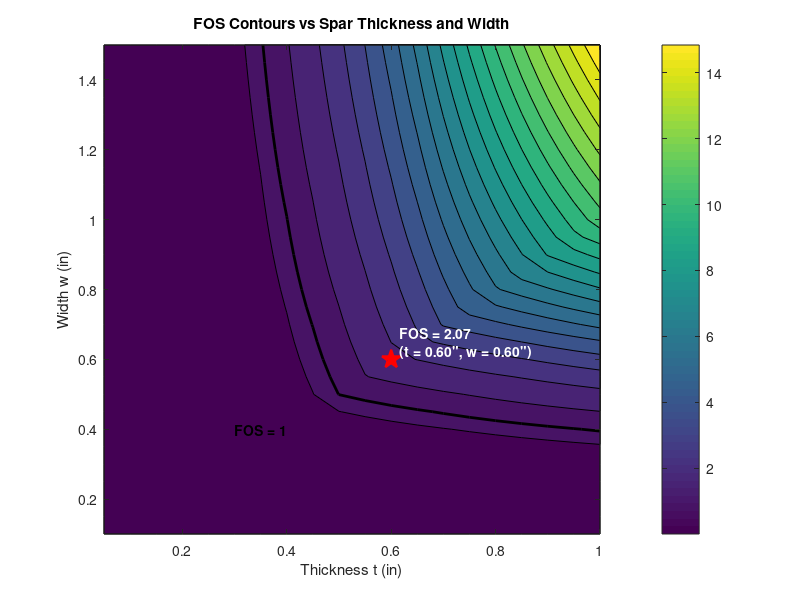

Source code (MATLAB): (Note: this script raises an error after producing the figure.)
%% Analysis for Airbrakes Structural Spars: Buckling Failure
% Group: SARP, University of Washington
clear all;
clc;
%% Assumptions and Limitations
% Load case is max bending moment @ max q plus liftoff thrust (max axial).
% Most conservative case, as these two don't occur at the same instant
% All calculations are for a single spar assuming a constant stress over
% the face. Cases where the bending moment is not applied directly over a
% pair of spars. i.e. the rocket is slightly rotated, are not accounted
% for. 
%% Inputs
D = 6; % diameter of rocket
L = 13.6; % Length of spar
MaxMoment = 3330; % Expected Aerodynamic Bending Load at aft bulkhead (lbf-in)
MaxAxial = 1557;  % Max axial compressive load (lbf)
UltStrength = 4610; % ultimate tensile strength in lbf per fastener
%% Geometry Parameters and Loads
t = 0.05:0.05:1.0; % Thickness range  of spar
w = 0.1:0.05:1.5; % Width range of spar (radially)
[T, W] = meshgrid(t, w); % T: each row is a copy of t. W: each column is a copy of. Allows us to test all combos of t, w
y0 = 3 - W./2; % offset of spar from center
A = T .* W; % Finding the Area of the cross section
Ix = (1/12).*T.*W.^3 + A.*y0.^2; % Calcuating area moment of inertia of the beam relative to rocket longitudinal axis
MaxStress = (MaxMoment .* y0) ./ Ix; % Compressive stress caused by aerodynamic bending @ max Q
MaxLoad   = MaxAxial + (MaxStress .* A); % Compressive force on Spar (different for each possible size)
%% Buckling critical load
E = 10e6; % Elasticity Modulus (6061-T6) (psi)
yield = 40000; % Tensile Yield Strength (6061-T6) (psi)
K = 1; % effective length factor; recommended design point for pin-pin
Le = K * L; % effective length
I_t = (1/12).*T.*W.^3; % Calculating moment of inertia of the beam about thickness axis
I_w = (1/12).*T.^3 .*W; % Moment of inertia for beam about radial width axis

for i=1:size(I_t,1) % rows
    for j=1:size(I_t, 2) % cols
        I(i,j) = min(I_t(i,j), I_w(i,j)); % smallest I for each possible shape
    end
end

r = sqrt(I ./ A); % radius of gyration
S = Le ./ r; % slenderness ratio
Scomp = sqrt(2*pi^2*E/yield); % Determination of whether or not to use Euler's Buckling Theorem or Johnson's Formula (Calculating the Slenderness)
% Element-wise selection: use Euler where S > Scomp, Johnson otherwise
% F is critical load
useEuler = S > Scomp; % binary matrix that shows where statement is true (1)
F = nan(size(S)); % empty matrix of all NaN; size matches meshgrid
F(useEuler)  = pi^2 * E .* I(useEuler) ./ Le.^2; % Euler's Buckling theorem; (useEuler) auto applies to elements where Euler is true
F(~useEuler) = A(~useEuler) .* (yield - ((yield .* Le)./(2*pi.*r(~useEuler))).^2 .* (1/E)); % Johnson's Formula (applies where Euler is false)
FOS = F ./ MaxLoad; % Calculating the Factor of Safety
%% Plot
figure
contourf(T, W, FOS, 20)
colorbar
xlabel('Thickness t (in)')
ylabel('Width w (in)')
title('FOS Contours vs Spar Thickness and Width')
% Highlights FOS = 1 boundary
hold on
contour(T, W, FOS, [1 1], 'k', 'LineWidth', 2)
text(0.3,0.4,'FOS = 1','Color','k','FontWeight','bold')
% Mark FOS at the design point: t = ", w = "
t_mark = 0.6;
w_mark = 0.6;
FOS_mark = interp2(T, W, FOS, t_mark, w_mark);   % FOS at the chosen geometry
plot(t_mark, w_mark, 'rp', 'MarkerSize', 14, ...
    'MarkerFaceColor', 'r', 'LineWidth', 1.5)
text(t_mark, w_mark, ...
    sprintf('  FOS = %.2f\n  (t = %.2f", w = %.2f")', FOS_mark, t_mark, w_mark), ...
    'Color', 'w', 'FontWeight', 'bold', ...
    'VerticalAlignment', 'bottom')
hold off
MOS_mark = (FOS_mark/2) - 1; % Margin of safety, using 2 as SARP baseline for analytical analysis only
%% Tensile Bolt Stress
% One bolt per-spar for 4 spars; data taken from SAE table in 'Sockeye Bulkhead Config
% Sheet'
MaxTensileBend = interp2(T, W, MaxLoad, t_mark, w_mark); % max load from bending; average over spar for one spar
TotalTensileLoad = MaxTensileBend - MaxAxial; % per-fastener. Difference in tensile bending in 2 spars and axial compression in all four
TensileFOS = UltStrength / TotalTensileLoad;
%% Console summary at the design point
fprintf('--- Design point (t = %.2f", w = %.2f") ---\n', t_mark, w_mark);
fprintf('Max applied load   : %.2f lbf\n', interp2(T, W, MaxLoad, t_mark, w_mark));
fprintf('Buckling capacity  : %.2f lbf\n', interp2(T, W, F,        t_mark, w_mark));
fprintf('Factor of Safety   : %.2f\n',     FOS_mark);
fprintf('Margin of Safety   : %.2f\n', MOS_mark);
fprintf('Tensile Bolt FOS   : %.2f\n', TensileFOS);
%% Export data for sheets
Tcol = T(:);
Wcol = W(:);
FOScol = FOS(:);
MaxLoadCol = MaxLoad(:);
BucklingLoadCol = F(:);
DataTable = table(Tcol, Wcol, FOScol, MaxLoadCol, BucklingLoadCol, ...
    'VariableNames', {'Thickness_in','Width_in','FOS','MaxLoad_lbf','BucklingLoad_lbf'});
writetable(DataTable, 'spar_FOS_results.csv');

%% References
% https://mechanicalc.com/calculators/column-buckling/validation gives the
% equation to calculate the critical slenderness ratio
